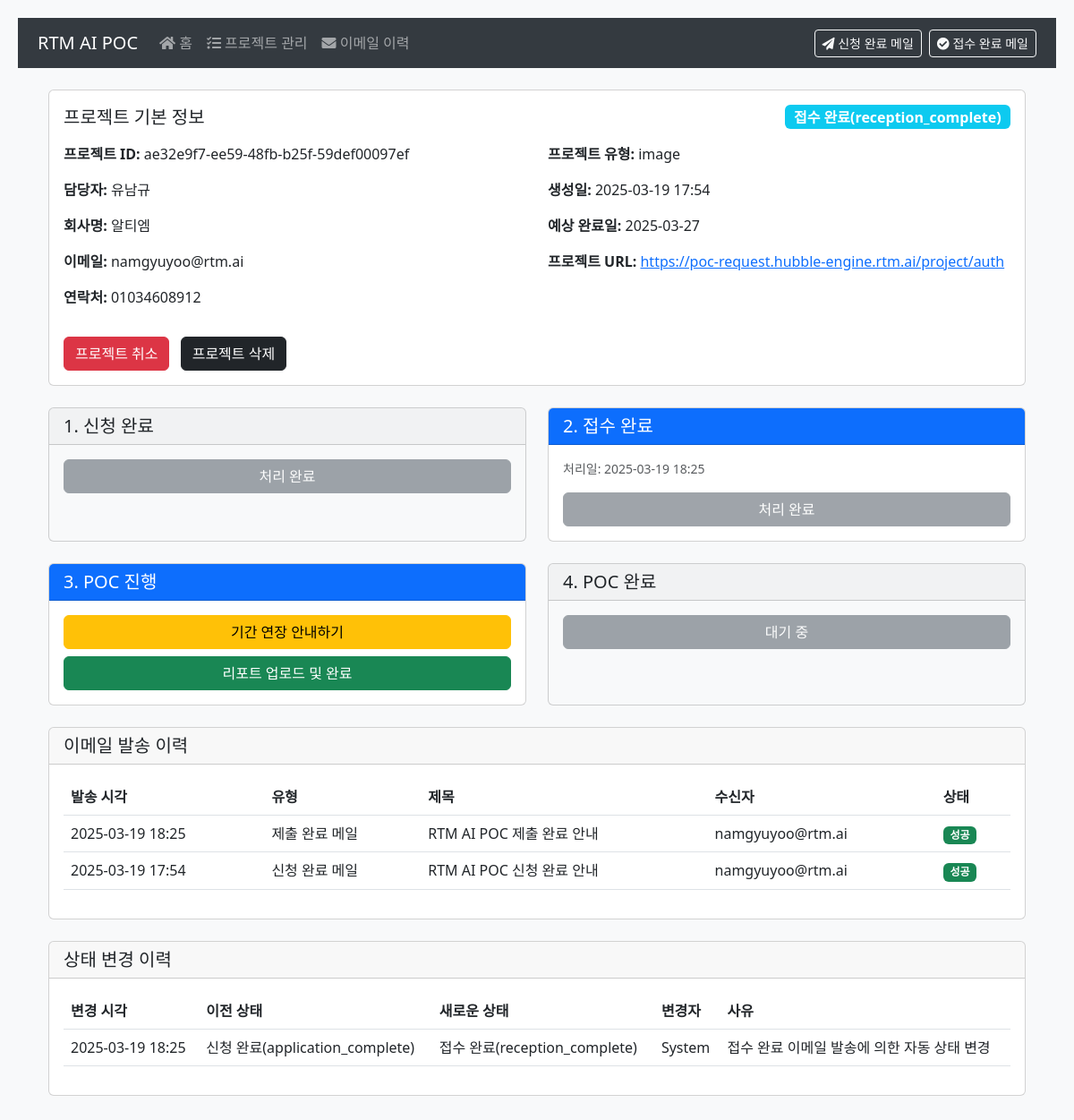
Page /project/ae32e9f7-ee59-48fb-b25f-59def00097ef on the earlier database version.
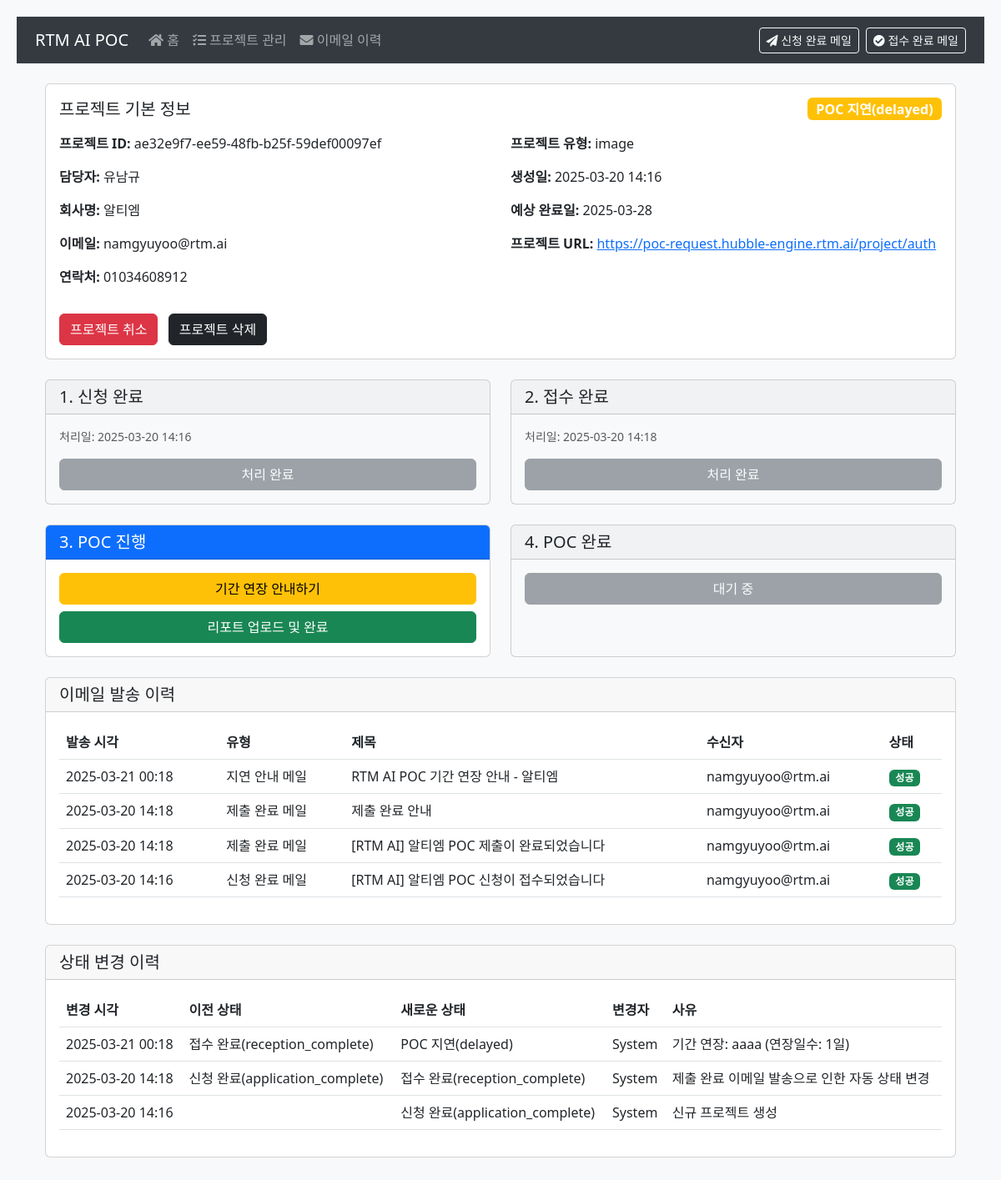
Same page on the later database version.
### app/models.py (models this page shows, shortened)
class Project(db.Model):
    id = db.Column(db.String(20), primary_key=True)
    name = db.Column(db.String(100), nullable=False)
    company = db.Column(db.String(100), nullable=False)
    email = db.Column(db.String(120), nullable=False)
    phone = db.Column(db.String(20), nullable=False)
    project_type = db.Column(db.String(50), nullable=False)
    purpose = db.Column(db.Text, nullable=True)
    project_url = db.Column(db.String(200))
    status = db.Column(db.Enum(ProjectStatus), nullable=False, default=ProjectStatus.APPLICATION_COMPLETE)
    created_at = db.Column(db.DateTime, nullable=False, default=utcnow_to_korea)
    expected_report_date = db.Column(db.DateTime)
    cancel_reason = db.Column(db.Text)
    report_file = db.Column(db.String(200))  # 리포트 파일 경로

class StatusHistory(db.Model):
    id = db.Column(db.Integer, primary_key=True)
    project_id = db.Column(db.String(36), db.ForeignKey('project.id'), nullable=False)
    previous_status = db.Column(db.Enum(ProjectStatus))
    new_status = db.Column(db.Enum(ProjectStatus), nullable=False)
    created_at = db.Column(db.DateTime, nullable=False, default=utcnow_to_korea)
    created_by = db.Column(db.String(100))  # 상태 변경자
    reason = db.Column(db.Text)  # 상태 변경 사유 (취소 사유, 연장 사유 등)
    project = db.relationship('Project', backref=db.backref('status_history', lazy=True))

class EmailHistory(db.Model):
    id = db.Column(db.Integer, primary_key=True)
    project_id = db.Column(db.String(36), db.ForeignKey('project.id'), nullable=False)
    email_type = db.Column(db.Enum(EmailType), nullable=False)
    subject = db.Column(db.String(200), nullable=False)
    recipient = db.Column(db.String(120), nullable=False)
    status = db.Column(db.String(20), nullable=False)  # success, failed
    error_message = db.Column(db.Text)
    sent_at = db.Column(db.DateTime, nullable=False, default=utcnow_to_korea)
    project = db.relationship('Project', backref=db.backref('email_history', lazy=True))

### app/routes.py (the view)
@bp.route('/project/<project_id>')
def project_detail(project_id):
    try:
        project = Project.query.get(project_id)
        if not project:
            return jsonify({'success': False, 'message': '프로젝트를 찾을 수 없습니다.'}), 404
        today = get_korea_time().strftime('%Y-%m-%d')
        return render_template('project_detail.html', project=project, today=today)
    except Exception as e:
        logging.error(f"Error fetching project details: {str(e)}")
        return jsonify({'success': False, 'message': str(e)}), 500

### app/models.py (called while the page is built)
def get_korea_time():
    return datetime.now(korea_tz)

### app/templates/project_detail.html (shortened to what the changed rows need)
{% extends "base.html" %}
{% block content %}
<div class="container mt-4">
    <div class="card mb-4">
        <div class="card-body">
            <div class="d-flex justify-content-between align-items-center mb-3">
                <h5 class="card-title mb-0">프로젝트 기본 정보</h5>
                <span class="badge fs-6 {% if project.status.value == 'application_complete' %}bg-primary
                    {% elif project.status.value == 'reception_complete' %}bg-info
                    {% elif project.status.value == 'poc_in_progress' %}bg-warning text-dark
                    {% elif project.status.value == 'delayed' %}bg-warning
                    {% elif project.status.value == 'poc_complete' %}bg-success
                    {% elif project.status.value == 'cancelled' %}bg-danger
                    {% endif %}">
                    {% if project.status.value == 'application_complete' %}
                        신청 완료(application_complete  )
                    {% elif project.status.value == 'reception_complete' %}
                        접수 완료(reception_complete)
                    {% elif project.status.value == 'poc_in_progress' %}
                        POC 진행중(poc_in_progress)
                    {% elif project.status.value == 'delayed' %}
                        POC 지연(delayed)
                    {% elif project.status.value == 'poc_complete' %}
                        POC 완료(poc_complete)
                    {% elif project.status.value == 'cancelled' %}
                        취소됨(cancelled)
                    {% endif %}
                </span>
            </div>
            <div class="row">
                <div class="col-md-6">
                    <p><strong>프로젝트 ID:</strong> {{ project.id }}</p>
                    <p><strong>담당자:</strong> {{ project.name }}</p>
                    <p><strong>회사명:</strong> {{ project.company }}</p>
                    <p><strong>이메일:</strong> {{ project.email }}</p>
                    <p><strong>연락처:</strong> {{ project.phone }}</p>
                </div>
                <div class="col-md-6">
                    <p><strong>프로젝트 유형:</strong> {{ project.project_type }}</p>
                    <p><strong>생성일:</strong> {{ project.created_at.strftime('%Y-%m-%d %H:%M') }}</p>
                    <p><strong>예상 완료일:</strong> {{ project.expected_report_date.strftime('%Y-%m-%d') if project.expected_report_date else '미정' }}</p>
                    {% if project.project_url %}
                    <p><strong>프로젝트 URL:</strong> <a href="{{ project.project_url }}">{{ project.project_url }}</a></p>
                    {% endif %}
                </div>
            </div>
        </div>
    </div>
    <div class="row">
        <div class="col-md-6 mb-4">
            <div class="card h-100 {% if project.status.value != 'application_complete' or project.email_history|selectattr('email_type.value', 'equalto', 'application_complete')|list|length > 0 %}bg-light{% endif %}">
                <div class="card-body">
                    {% set initial_history = project.status_history|selectattr("new_status.value", "equalto", "application_complete")|first %}
                    {% if initial_history %}
                    <p class="small text-muted">처리일: {{ initial_history.created_at.strftime('%Y-%m-%d %H:%M') }}</p>
                    {% endif %}
                    {% if project.status.value == 'application_complete' and project.email_history|selectattr('email_type.value', 'equalto', 'application_complete')|list|length == 0 %}
                    <div class="d-grid gap-2">
                        <button class="btn btn-primary" onclick="sendEmail('application_complete')">
                            신청 완료 메일 보내기
                        </button>
                    </div>
                    {% else %}
                    <div class="d-grid gap-2">
                        <button class="btn btn-secondary" disabled>{% if project.email_history|selectattr('email_type.value', 'equalto', 'application_complete')|list|length > 0 %}처리 완료{% else %}처리 완료{% endif %}</button>
                    </div>
                    {% endif %}
                </div>
            </div>
        </div>
        <div class="col-md-6 mb-4">
            <div class="card h-100 {% if project.status.value not in ['reception_complete', 'application_complete'] or (project.status.value == 'application_complete' and project.email_history|selectattr('email_type.value', 'equalto', 'application_complete')|list|length == 0) %}bg-light{% endif %}">
                <div class="card-header {% if (project.status.value == 'application_complete' and project.email_history|selectattr('email_type.value', 'equalto', 'application_complete')|list|length > 0) or project.status.value == 'reception_complete' %}bg-primary text-white{% endif %}">
                    <h5 class="card-title mb-0">2. 접수 완료</h5>
                </div>
                <div class="card-body">
                    {% set reception_history = project.status_history|selectattr("new_status.value", "equalto", "reception_complete")|first %}
                    {% if reception_history %}
                    <p class="small text-muted">처리일: {{ reception_history.created_at.strftime('%Y-%m-%d %H:%M') }}</p>
                    {% endif %}
                    {% if (project.status.value == 'application_complete' and project.email_history|selectattr('email_type.value', 'equalto', 'application_complete')|list|length > 0) or (project.status.value == 'reception_complete' and project.email_history|selectattr('email_type.value', 'equalto', 'submission_complete')|list|length == 0) %}
                    <div class="d-grid gap-2">
                        <button class="btn btn-primary" onclick="sendEmail('submission_complete')">
                            접수 완료 메일 보내기
                        </button>
                    </div>
                    {% elif project.email_history|selectattr('email_type.value', 'equalto', 'submission_complete')|list|length > 0 %}
                    <div class="d-grid gap-2">
                        <button class="btn btn-secondary" disabled>처리 완료</button>
                    </div>
                    {% else %}
                    <div class="d-grid gap-2">
                        <button class="btn btn-secondary" disabled>대기 중</button>
                    </div>
                    {% endif %}
                </div>
            </div>
        </div>
                    {% set poc_history = project.status_history|selectattr("new_status.value", "equalto", "poc_in_progress")|first %}
                    {% set complete_history = project.status_history|selectattr("new_status.value", "equalto", "poc_complete")|first %}
    </div>
    <div class="card mb-4">
        <div class="card-body">
            <div class="table-responsive">
                <table class="table">
                    <thead>
                        <tr>
                            <th>발송 시각</th>
                            <th>유형</th>
                            <th>제목</th>
                            <th>수신자</th>
                            <th>상태</th>
                        </tr>
                    </thead>
                    <tbody>
                        {% for email in project.email_history|sort(attribute='sent_at', reverse=true) %}
                        <tr>
                            <td>{{ email.sent_at.strftime('%Y-%m-%d %H:%M') }}</td>
                            <td>
                                {% if email.email_type %}
                                    {% if email.email_type.value == 'application_complete' %}
                                    신청 완료 메일
                                    {% elif email.email_type.value == 'submission_complete' %}
                                    제출 완료 메일
                                    {% elif email.email_type.value == 'poc_complete' %}
                                    POC 완료 메일
                                    {% elif email.email_type.value == 'cancellation' %}
                                    취소 안내 메일
                                    {% elif email.email_type.value == 'delay' %}
                                    지연 안내 메일
                                    {% elif email.email_type.value == 'misc' %}
                                    기타 안내 메일
                                    {% elif email.email_type.value == 'welcome' %}
                                    신청 완료 메일 (구)
                                    {% elif email.email_type.value == 'complete' %}
                                    접수 완료 메일 (구)
                                    {% elif email.email_type.value == 'report' %}
                                    POC 완료 메일 (구)
                                    {% endif %}
                                {% endif %}
                            </td>
                            <td>{{ email.subject }}</td>
                            <td>{{ email.recipient }}</td>
                            <td>
                                <span class="badge {% if email.status == 'success' %}bg-success{% else %}bg-danger{% endif %}">
                                    {{ '성공' if email.status == 'success' else '실패' }}
                                </span>
                            </td>
                        </tr>
                        {% endfor %}
                    </tbody>
                </table>
            </div>
        </div>
    </div>
    <div class="card mb-4">
        <div class="card-body">
            <div class="table-responsive">
                <table class="table">
                    <thead>
                        <tr>
                            <th>변경 시각</th>
                            <th>이전 상태</th>
                            <th>새로운 상태</th>
                            <th>변경자</th>
                            <th>사유</th>
                        </tr>
                    </thead>
                    <tbody>
                        {% for history in project.status_history|sort(attribute='created_at', reverse=true) %}
                        <tr>
                            <td>{{ history.created_at.strftime('%Y-%m-%d %H:%M') }}</td>
                            <td>
                                {% if history.previous_status.value == 'application_complete' %}
                                    신청 완료(application_complete)
                                {% elif history.previous_status.value == 'reception_complete' %}
                                    접수 완료(reception_complete)
                                {% elif history.previous_status.value == 'poc_in_progress' %}
                                    POC 진행중(poc_in_progress)
                                {% elif history.previous_status.value == 'delayed' %}
                                    POC 지연(delayed)
                                {% elif history.previous_status.value == 'poc_complete' %}
                                    POC 완료(poc_complete)
                                {% elif history.previous_status.value == 'cancelled' %}
                                    취소됨(cancelled)
                                {% endif %}
                            </td>
                            <td>
                                {% if history.new_status.value == 'application_complete' %}
                                    신청 완료(application_complete)
                                {% elif history.new_status.value == 'reception_complete' %}
                                    접수 완료(reception_complete)
                                {% elif history.new_status.value == 'poc_in_progress' %}
                                    POC 진행중(poc_in_progress)
                                {% elif history.new_status.value == 'delayed' %}
                                    POC 지연(delayed)
                                {% elif history.new_status.value == 'poc_complete' %}
                                    POC 완료(poc_complete)
                                {% elif history.new_status.value == 'cancelled' %}
                                    취소됨(cancelled)
                                {% endif %}
                            </td>
                            <td>{{ history.created_by }}</td>
                            <td>{{ history.reason or '-' }}</td>
                        </tr>
                        {% endfor %}
                    </tbody>
                </table>
            </div>
        </div>
    </div>
</div>
{% endblock %}

Differences in the rows shown:
changed Project "ae32e9f7-ee59-48fb-b25f-59def00097ef": status "RECEPTION_COMPLETE" → "DELAYED" (drawn); created_at "2025-03-19 17:54" → "2025-03-20 14:16"; expected_report_date "2025-03-27" → "2025-03-28"
changed StatusHistory: created_at (not shown) → "2025-03-20 14:16"; created_at "2025-03-19 18:25" → "2025-03-20 14:16"; reason "접수 완료 이메일 발송에 의한 자동 상태 변경" → "신규 프로젝트 생성"; new_status "접수 완료(reception_complete)" → "신청 완료(application_complete)"; no longer shows "신청 완료(application_complete)"
added StatusHistory: created_at "2025-03-20 14:18", shows "신청 완료(application_complete)", shows "접수 완료(reception_complete)", created_by "System", reason "제출 완료 이메일 발송으로 인한 자동 상태 변경"
added EmailHistory: sent_at "2025-03-21 00:18", email_type "지연 안내 메일", subject "RTM AI POC 기간 연장 안내 - 알티엠", recipient "namgyuyoo@rtm.ai", status "성공"
now on this page (row edited): EmailHistory: sent_at "2025-03-20 14:18", shows "제출 완료 메일", subject "제출 완료 안내", recipient "namgyuyoo@rtm.ai", status "성공"
changed EmailHistory: sent_at "2025-03-19 18:25" → "2025-03-20 14:18"; subject "RTM AI POC 제출 완료 안내" → "[RTM AI] 알티엠 POC 제출이 완료되었습니다"
changed EmailHistory: sent_at "2025-03-19 17:54" → "2025-03-20 14:16"; subject "RTM AI POC 신청 완료 안내" → "[RTM AI] 알티엠 POC 신청이 접수되었습니다"
added StatusHistory: created_at "2025-03-21 00:18", shows "접수 완료(reception_complete)", new_status "POC 지연(delayed)", created_by "System", reason "기간 연장: aaaa (연장일수: 1일)"
Other differences:
{{ reception_history.created_at.strftime('%Y-%m-%d %H:%M') }}: "2025-03-19 18:25" → "2025-03-20 14:18"
text no longer shown: "접수 완료(reception_complete)"
text now shown: "POC 지연(delayed) 처리일:"
